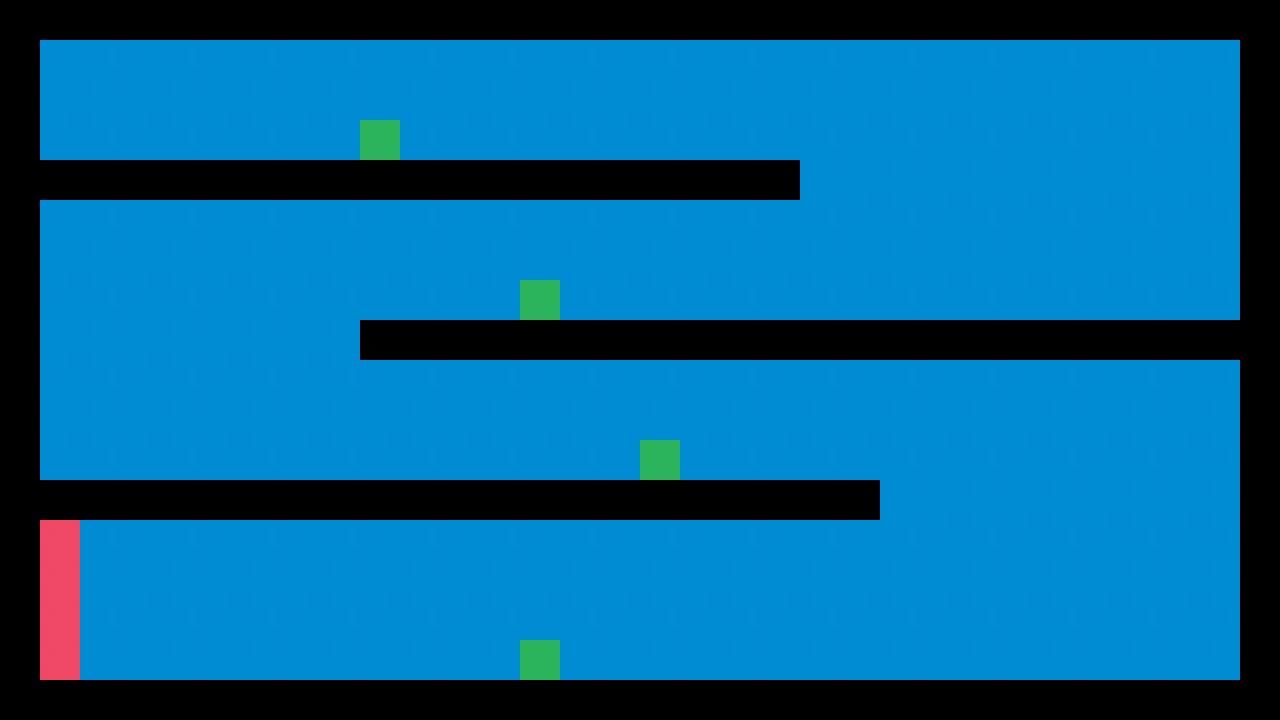

The image is a tile-based game level rendered from a .tmx file. Its description and source (layers, tilesets, objects; grid data summarised) follow:
An orthogonal 32x18 tile map with 40x40 px tiles, 1 tile layer (Tile Layer 1).

<map version="1.0" orientation="orthogonal" width="32" height="18" tilewidth="40" tileheight="40">
 <tileset firstgid="1" name="Tiles" tilewidth="40" tileheight="40">
  <image source="tiles.png" width="160" height="160" />
  <tile id="0">
   <properties>
    <property name="blocked" value="" />
   </properties>
  </tile>
  <tile id="2">
   <properties>
    <property name="speedBoost" value="" />
   </properties>
  </tile>
  <tile id="4">
   <properties>
    <property name="goal" value="" />
   </properties>
  </tile>
 </tileset>
 <layer name="Tile Layer 1" width="32" height="18">
  <data>[576 cells, 576 non-empty, 4 distinct tile ids]</data>
 </layer>
</map>
